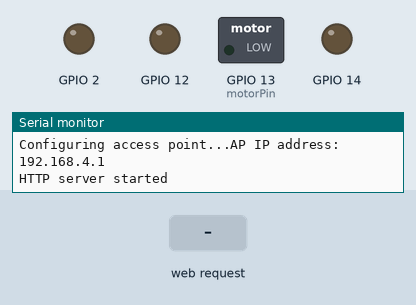
A sketch run on a simulated ESP8266 (NodeMCU). Shown: switched loads named in the sketch (green lamp = pin HIGH), output pins drawn as LEDs (lit = HIGH), the last lines printed to the serial monitor. Inputs (shaded band) come from the test bench.

Above: at 2.2 s.
2.3 s: HTTP request GET /2 received
At 3.2 s:
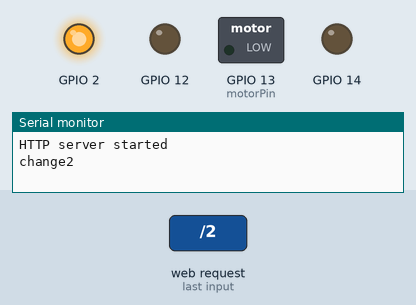
4.0 s: HTTP request GET /12 received
At 4.4 s:
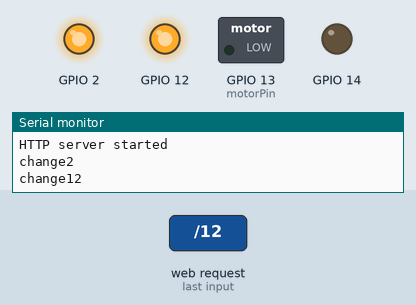
5.5 s: HTTP request GET /14 received
At 6.7 s:
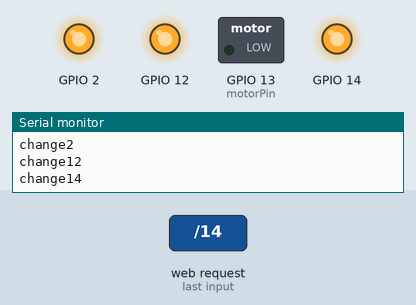
7.0 s: HTTP request GET /2 received
At 7.8 s:
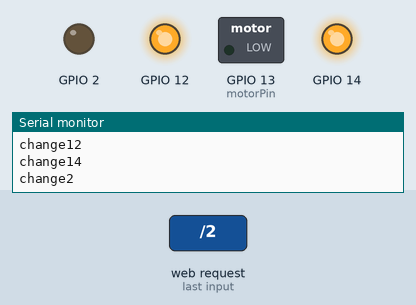
8.5 s: HTTP request GET /12 received
At 9.0 s:
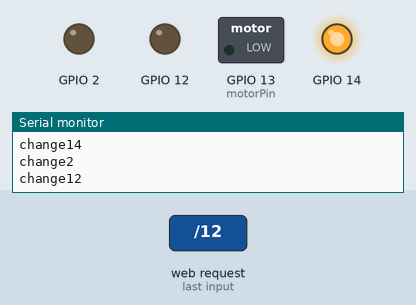
Timing chart, 0 to 11.0 s (numbered marks = the images above; inputs shaded):
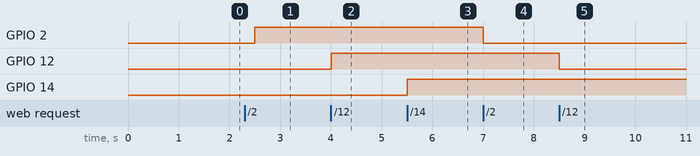

Measured:
- after the input at 2.3 s, GPIO 2: LOW → HIGH after 0.20 s
- after the input at 4.0 s, GPIO 12: LOW → HIGH at once
- after the input at 5.5 s, GPIO 14: LOW → HIGH at once
- after the input at 7.0 s, GPIO 2: HIGH → LOW at once
- after the input at 8.5 s, GPIO 12: HIGH → LOW at once

The sketch:

WiFiMotor.ino
```cpp
#include <ESP8266WiFi.h>
#include <WiFiClient.h>
#include <ESP8266WebServer.h>
#include <time.h>
#include <Ticker.h>


int analogMax = 1023;
bool pin12On = false;
bool pin13On = false;
bool pin14On = false;
int motorPin = 13;

//Set these to your desired credentials.
const char *ssid = "Gualala Gadget Test";
const char *password = "";
String html = "";
ESP8266WebServer server(80);
//////////////////
/* Go to http://192.168.4.1 in a web browser
 * connected to this access point to see it.
 */

void handleRoot() {
Serial.println("handleRoot");
server.send(200, "text/html", html);
}

void getData() {

  Serial.println("getData");
  int LEDStatus =  digitalRead(2);
  if(LEDStatus == 0) {
    LEDStatus = 255;
  } else {
     LEDStatus = 0;
  }
   digitalWrite(2, LEDStatus);
  server.send(200, "text/html", html);
}

void change2() {

  Serial.println("change2");
  int LEDStatus =  digitalRead(2);
  if(LEDStatus == LOW) {
    digitalWrite(2, HIGH);
  } else {
    digitalWrite(2, LOW);
  }
  server.send(200, "text/html", html);
}

void change12() {

  Serial.println("change12");
  //int LEDStatus =  digitalRead(12);

  pin12On = !pin12On;
  digitalWrite(12,pin12On);
  server.send(200, "text/html", html);
}

void changeMotor() {

  Serial.println("changeMotor");
  /*
  String msg = "Num of args rec: ";
  msg += server.args();
  msg += "\n";
  for(int i=0;i<server.args();i++) {

    msg +="Args no." + String(i) + "->";
    msg += server.argName(i);
    msg += "values: " + server.arg(i);

  }
  */
  String mVal = server.arg(0);
  Serial.println(mVal);

  int sz = mVal.length();
  char buf[sz+1];

  strcpy(buf, mVal.c_str());
  int mInt = atoi(buf);

 float conv = (mInt*1024)/100;
   Serial.println(conv);
  analogWrite(motorPin,conv);
  server.send(200, "text/html", html);
}

void change14() {

  Serial.println("change14");
  int LEDStatus =  digitalRead(14);
  if(LEDStatus == LOW) {
    digitalWrite(14, HIGH);
  } else {
    digitalWrite(14, LOW);
  }
  server.send(200, "text/html", html);
}


void displayServerArgs() {

  String msg = "Num of args rec: ";
  msg += server.args();
  msg += "\n";
  for(int i=0;i<server.args();i++) {

    msg +="Args no." + String(i) + "->";
    msg += server.argName(i);
    msg += "values: " + server.arg(i);

  }
 Serial.println(msg);

}


void setup() {
Serial.begin(115200);
Serial.println("In Setup");
WiFi.persistent(false);
html ="<html lang=\"en\"> <head> <meta charset=\"utf-8\"> <meta name=\"viewport\" content=\"width=device-width, initial-scale=1, shrink-to-fit=no\"> <meta name=\"description\" content=\"\"> <meta name=\"author\" content=\"\"> <title>Gualala Gadget Access Point</title> <style type=\"text/css\"> .ggButton { margin-top: 10px; background-color:#ffec64; border:1px solid #ffaa22; display:inline-block; font-family:Arial; font-size:20px; padding:15px 70px; opacity: 0.7; } .ggButton:hover { opacity: 1; } .slidecontainer { width: 90%; } .slider { -webkit-appearance: none; width: 100%; height: 25px; background: #d3d3d3; outline: none; opacity: 0.7; -webkit-transition: .2s; transition: opacity .2s; } .slider:hover { opacity: 1; } .slider::-webkit-slider-thumb { -webkit-appearance: none; appearance: none; width: 35px; height: 45px; background: #4CAF50; cursor: pointer; } .slider::-moz-range-thumb { width: 25px; height: 25px; background: #4CAF50; cursor: pointer; } </style> </head> <body> <center> <button class=\"ggButton\" onClick=\"updatePin2()\" text=\"\">LED Pin 2</button> <br> <br> <button class=\"ggButton\" onClick=\"updatePin12()\" text=\"\">Pin 12</button> <br> <br> <div class=\"slidecontainer\"> <p>Motor Speed:</p> <input type=\"range\" min=\"0\" max=\"100\" value=\"0\" class=\"slider\" id=\"motorSlider\" onchange=\"updateMotor()\"> </div> <br> <br> <button class=\"ggButton\" onClick=\"updatePin14()\" text=\"\">Pin 14</button> <br> <br> <output id=\"switch\" style=\"font-family:Courier; color:Gray; font-size: 20px;\"> no reading on pin 16 </output> </center> <br> <script> function updatePin2(){ var xhttp = new XMLHttpRequest(); xhttp.open(\"GET\", \"/2\", true); xhttp.send(); } function updatePin12(){ var xhttp = new XMLHttpRequest(); xhttp.open(\"GET\", \"/12\", true); xhttp.send(); } function updateMotor(){ var xhttp = new XMLHttpRequest(); xhttp.open(\"POST\", \"/motor\", true); var motorSpeed = motorSlider.value; xhttp.send(motorSpeed); } function updatePin14(){ var xhttp = new XMLHttpRequest(); xhttp.open(\"GET\", \"/14\", true); xhttp.send(); } function motor(){ var xhttp = new XMLHttpRequest(); xhttp.open(\"GET\", \"/motor\", true); xhttp.send(); } function setAlarm(){ var xhttp = new XMLHttpRequest(); xhttp.open(\"POST\", \"/alarm\", true); var timeStamp = alarmHour + \":\" + alarmMinute; xhttp.send(timeStamp); } function formatNumber(i) { if (i < 10) {i = \"0\" + i}; return i; } </script> </body> </html>";


pinMode(2, OUTPUT);
pinMode(12, OUTPUT);
pinMode(motorPin, OUTPUT);
pinMode(14, OUTPUT);
delay(1000);
Serial.print("Configuring access point...");
/* You can remove the password parameter if you want the AP to be open. */
WiFi.softAP(ssid, password);

IPAddress myIP = WiFi.softAPIP();
Serial.print("AP IP address: ");
Serial.println(myIP);

server.on("/", handleRoot);
server.on("/2", change2);
server.on("/12", change12);
server.on("/motor", changeMotor);
server.on("/14", change14);


server.begin();
Serial.println("HTTP server started");

}

void loop() {
  server.handleClient();
   delay(500);


}
```
